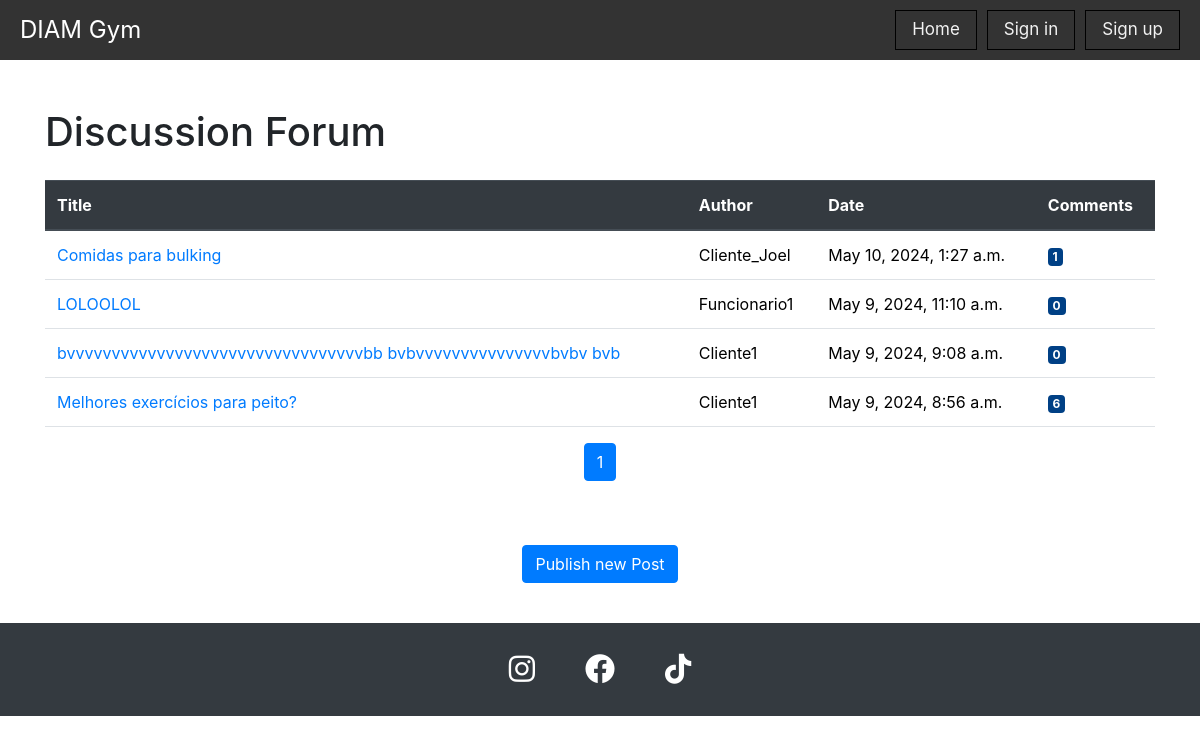
Page /fitness/forum on the earlier database version.
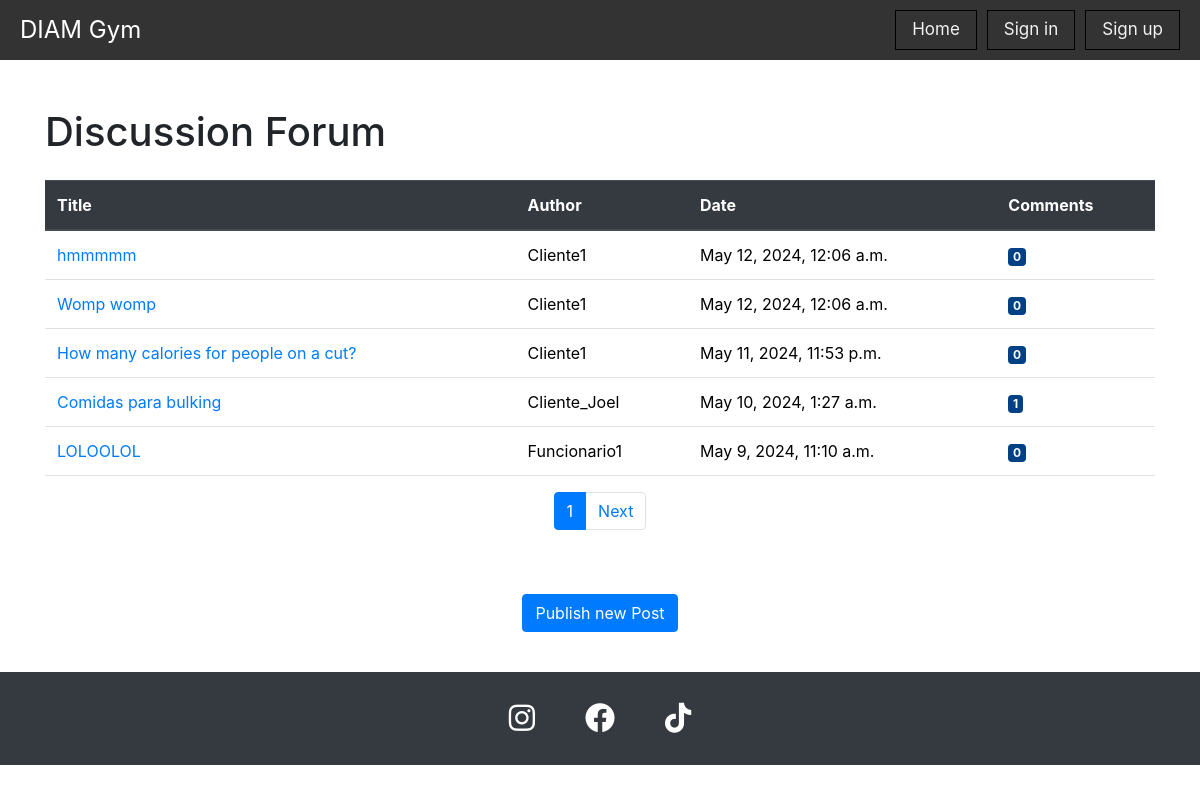
Same page on the later database version.
### fitness/models.py (models this page shows, shortened)
class Post(models.Model):
    autor = models.ForeignKey(Utilizador, on_delete=models.CASCADE)
    titulo = models.CharField(max_length=200)
    descricao = models.TextField(blank=True, default="")
    pub_data = models.DateTimeField('data de publicacao')

class Utilizador(models.Model):
    user = models.OneToOneField(User, on_delete=models.CASCADE)
    profile_picture = models.ImageField(upload_to='profile_pictures/', blank=True, default='default_pfp.jpg')
    user_type = models.CharField(max_length=20, choices=[(types.value, types.name) for types in TypesOfUtilizador])
    def __str__(self):
        return self.user.username

### fitness/views.py (the view)
# urls.py: path('forum', views.forum, name='forum'),
def forum(request):
    utilizador = None
    if request.session.get('cliente_id') is not None:
        cliente_id = request.session.get('cliente_id')
        cliente = get_object_or_404(Cliente, pk=cliente_id)
        utilizador = get_object_or_404(Utilizador, user_id=cliente.utilizador.user.id)
    if request.session.get('funcionario_id') is not None:
        funcionario_id = request.session.get('funcionario_id')
        funcionario = get_object_or_404(Funcionario, pk=funcionario_id)
        utilizador = get_object_or_404(Utilizador, user_id=funcionario.utilizador.user.id)
    forum_post_list = Post.objects.order_by('-pub_data')
    paginator = Paginator(forum_post_list, 5)  # 5 posts por página
    page_number = request.GET.get('page')  # Número da página atual
    try:
        page_posts = paginator.page(page_number)
    except PageNotAnInteger:
        page_posts = paginator.page(1)
    except EmptyPage:
        page_posts = paginator.page(paginator.num_pages)
    context = {'page_posts': page_posts}
    if utilizador:
        context['utilizador'] = utilizador
    return render(request, 'fitness/forum.html', context)

### fitness/templates/fitness/forum.html (shortened to what this page needs)
{% extends "./index.html" %}
{% block content %}
    <div class="container">
        <h1 class="mt-5 mb-4">Discussion Forum</h1>
        {% if page_posts %}
            <div class="table-responsive">
                <table class="table table-hover">
                    <thead class="thead-dark">
                        <tr>
                            <th scope="col">Title</th>
                            <th scope="col">Author</th>
                            <th scope="col">Date</th>
                            <th scope="col">Comments</th>
                        </tr>
                    </thead>
                    <tbody>
                        {% for post in page_posts %}
                            <tr>
                                <td><a href="{% url 'fitness:post_detalhes' post.id %}">{{ post.titulo }}</a></td>
                                <td>{{ post.autor }}</td>
                                <td>{{ post.pub_data }}</td>
                                <td>
                                    <span class="badge badge-primary" style="background-color: #004085;">{{ post.comentario_set.count }}</span>
                                </td>
                            </tr>
                        {% endfor %}
                    </tbody>
                </table>
            </div>
            <nav aria-label="Pagination">
                <ul class="pagination justify-content-center">
                    <li class="page-item active">
                        <span class="page-link">{{ page_posts.number }}</span>
                    </li>
                    {% if page_posts.has_next %}
                        <li class="page-item">
                            <a class="page-link" href="?page={{ page_posts.next_page_number }}">Next</a>
                        </li>
                    {% endif %}
                </ul>
            </nav>
        {% else %}
            <p>Still no published posts.</p>
        {% endif %}
    </div>
    <br>
    <br>
    <div class="text-center">
        <button type="button" class="btn btn-primary" data-toggle="modal" data-target="#postModal">
            Publish new Post
        </button>
    </div>
{% endblock %}

Differences in the rows shown:
no longer on this page (row unchanged): Post: titulo "bvvvvvvvvvvvvvvvvvvvvvvvvvvvvvvvvvbb bvbvvvvvvvvvvvvvvvbvbv bvb", autor "Cliente1", pub_data "May 9, 2024, 9:08 a.m.", comentario_set.count "0"
no longer on this page (row unchanged): Post: titulo "Melhores exercícios para peito?", autor "Cliente1", pub_data "May 9, 2024, 8:56 a.m.", comentario_set.count "6"
added Post: titulo "hmmmmm", autor "Cliente1", pub_data "May 12, 2024, 12:06 a.m.", comentario_set.count "0"
added Post: titulo "Womp womp", autor "Cliente1", pub_data "May 12, 2024, 12:06 a.m.", comentario_set.count "0"
added Post: titulo "How many calories for people on a cut?", autor "Cliente1", pub_data "May 11, 2024, 11:53 p.m.", comentario_set.count "0"
Other differences:
text now shown: "Next"
